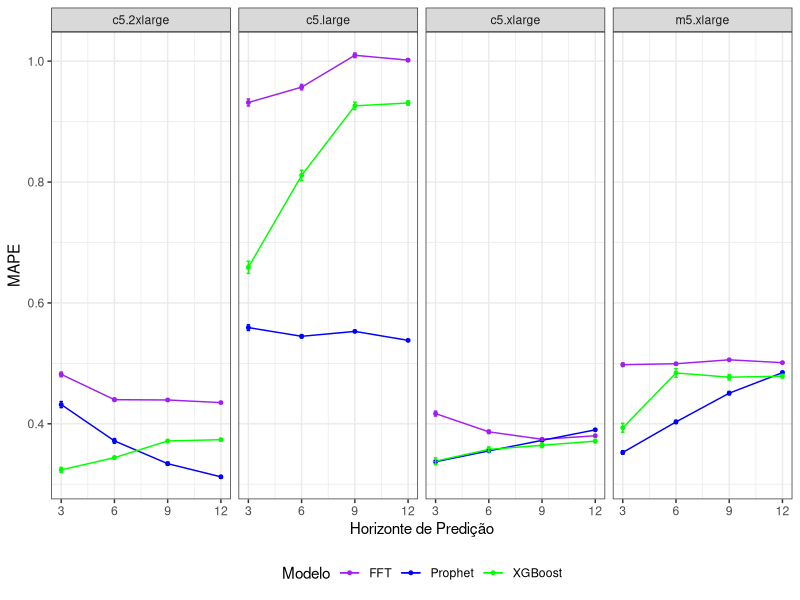

Reproduce this figure in R.
library(tidyverse)
mape <- read_csv("data/mape_metricas.csv")


ggplot(mape) + 
  geom_line(mapping = aes(x = horizon_num, y = mean, color = model)) + 
  geom_point(mapping = aes(x = horizon_num, y = mean, color = model), size = 1) +
  geom_errorbar(aes(x = horizon_num, ymin = inf, ymax = sup, color = model), width = 0.2) + 
  scale_color_manual(values = c("FFT"= "purple", "Prophet" = "blue", "XGBoost" = "green"))+
  scale_x_continuous(breaks = c(3, 6, 9, 12)) +
  labs(x = "Horizonte de Predição", y = "MAPE", color = "Modelo") +
  facet_wrap(~ instance, nrow = 1) +
  theme_bw() +
  theme(
    legend.position = "bottom"
  )
